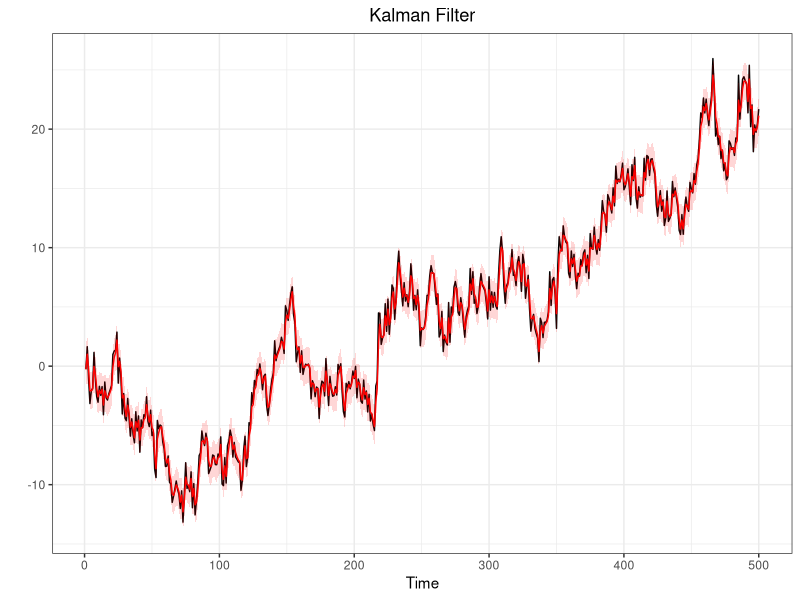

Reproduce this figure in R. (Note: this script raises an error after producing the figure.)
#@@@@@@@@@@@@@@@@@@@@##
#   SMC: FILTERING    #
#@@@@@@@@@@@@@@@@@@@@##
library(ggplot2)
q025=function(x){quantile(x,0.025)}
q975=function(x){quantile(x,0.975)}


#Generate a random walk plus noise
#---------------------------------
#n = sample dim
#sigma = obs noise variance
#tau = state noise variance
#x0 = init state

dlm.sim = function(n,sigma,tau,x0){
  x    = rep(0,n)  #state process
  y    = rep(0,n)  #obs process
  x[1] = rnorm(1,x0,tau)
  y[1] = rnorm(1,x[1],sigma)
  for (t in 2:n){
    x[t] = rnorm(1,x[t-1],tau)
    y[t] = rnorm(1,x[t],sigma)
  }
  return(list(x=x,y=y))
}

#Filtering, using data
#---------------------
#y = observed data

DLM<-function(data,sig2,tau2,m0,C0){
  n  = length(data)
  m  = rep(0,n)
  C  = rep(0,n)
  s = rep(0,n)
  S = rep(0,n)
  B  = rep(0,n-1)
  for (t in 1:n){
    if (t==1){
      a = m0
      R = C0 + tau2
    }else{
      a = m[t-1]
      R = C[t-1] + tau2
    }
    A = R/(R+sig2)
    m[t] = (1-A)*a + A*y[t]
    C[t] = A*sig2
    B[t-1] = C[t]/(C[t]+tau2)
  }
  s[n] = m[n]
  S[n] = C[n]
  for (t in (n-1):1){
    s[t] = (1-B[t])*m[t]+B[t]*s[t+1]
    S[t] = (1-B[t])*C[t]+B[t]^2*S[t+1]
  }
  return(list(m=m,C=C,s=s,S=S))
}


#Generate a random walk plus noise
#---------------------------------
n=500
tau2=1
sigma2=1
sigma=sqrt(sigma2)
tau=sqrt(tau2)
x0=0

sim<-dlm.sim(n,sigma,tau,x0)
y<-sim$y
x<-sim$x

#Kalman Filter
#-------------
m0=0
C0=100
filtval<-DLM(y,sigma2,tau2,m0,C0)
m<-filtval$m
C<-filtval$C
Low = m + qnorm(0.025)*sqrt(C)
Up = m + qnorm(0.975)*sqrt(C)

#Put everything in a data frate (for ggplot)
timeframe<-c(1:length(y))
DLM.df<-data.frame(timeframe,y,x,m,C,Low,Up)

#Plots (observetions in black and filtered states in red)
ggplot(DLM.df,aes(x=timeframe))+
  geom_line(aes(y=y))+
  geom_line(aes(y=m),col="red")+
  geom_ribbon(aes(ymin = Low, ymax = Up),
              fill="red",alpha=0.16) +
  labs(x="Time",
       y="")+
  ggtitle("Kalman Filter")+
  theme_bw()+
  theme(plot.title = element_text(hjust = 0.5))

#Sequential Importance Sampling
#------------------------------
#This function produce sequential importance samples
#for Space state model that have linear gaussian state process
#y=data
#N=n°sample produced
#m0,c0,tau and sigma specified as above
#It returns xs,ws and ess which are respectively the filtered states
#the relative weight and the effective sample size for any period.

SISfun<-function(data,N,m0,C0,tau,sigma,smooth){
  xs<-NULL
  ws<-NULL
  ess<-NULL
  x  = rnorm(N,m0,sqrt(C0))
  w  = rep(1/N,N)
  for(t in 1:length(data)){
    x    = rnorm(N,x,tau)                   #sample from N(x_{0},tau)
    w    = w*dnorm(data[t],x,sigma)         #update weight
    wnorm= w/sum(w)                         #normalized weight
    ESS  = 1/sum(wnorm^2)                   #effective sample size
    draw = sample(x,size=N,replace=T,prob=wnorm)
    xs = rbind(xs,draw)
    ws = rbind(ws,wnorm)
    ess =rbind(ess,ESS)
  }

  if(smooth){
    xb = matrix(0,n,N)
    for (j in 1:N){
      xb[n,j] = xs[n,j]
      for (t in (n-1):1){
        w = dnorm(xb[t+1,j],xs[t,],tau)
        w = w/sum(w)
        xb[t,j] = sample(xs[t,],size=1,prob=w)
      }
    }
    return(list(xs=xs,ws=ws,ess=ess,xb=xb))
  }else{}
  
    return(list(xs=xs,ws=ws,ess=ess))
}
#Nota: il SIS così costruito (Chopin-Papastiliopoluos) 
#ha problemi con i pesi infatti wnorm dopo un po di iteraioni 
#è un vettore (0,0,...,0,1) dopodichè da errore

#Sequential Importance Sampling with Resampling
#----------------------------------------------
SISRfun<-function(data,N,m0,C0,tau,sigma,smooth){
  if(missing(smooth)){smooth=F}
  ws  = NULL
  xs  = NULL
  ess = NULL
  x   = rnorm(N,m0,sqrt(C0))
  w   = rep(1/N,N)
  n   = length(data)
  for (t in 1:n){
    x1  = rnorm(N,x,tau)
    w   = dnorm(data[t],x1,sigma)
    w   = w/sum(w)
    ESS = 1/sum(w^2)
    x   = sample(x1,size=N,replace=T,prob=w)
    xs  = rbind(xs,x)
    ws  = rbind(ws,w/sum(w))
    ess = c(ess,ESS)
  }
  if(smooth){
    xb = matrix(0,n,N)
    for (j in 1:N){
      xb[n,j] = xs[n,j]
      for (t in (n-1):1){
        w = dnorm(xb[t+1,j],xs[t,],tau)
        w = w/sum(w)
        xb[t,j] = sample(xs[t,],size=1,prob=w)
      }
    }
    return(list(xs=xs,ws=ws,ess=ess,xb=xb))
  }else{}
  
  return(list(xs=xs,ws=ws,ess=ess))
}

#ESS-based Adaptive Resampling
#-----------------------------
g<-ESSARfun(y,1000,0,100,1,1)
s<-SISRfun(y,1000,0,100,1,1)
ESSARfun<-function(data,N,m0,C0,tau,sigma){
  xs<-NULL
  ws<-NULL
  ess<-NULL
  x  = rnorm(N,m0,sqrt(C0))
  w  = rep(1/N,N)
  wnorm= w/sum(w)
  ESS  = 1/sum(wnorm^2)  
  for(t in 1:length(data)){
    
    if(ESS<(N/2)){
      x  =  rnorm(N,draw,tau)
      w   = dnorm(data[t],x,sigma)
      wnorm= w/sum(w)
      draw   = sample(x,size=N,replace=T,prob=wnorm)
      xs = rbind(xs,draw)
    }else{
      x    = rnorm(N,x,tau) 
      w    = w*dnorm(data[t],x,sigma)
      wnorm= w/sum(w)
      draw = sample(x,size=N,replace=T,prob=wnorm)
      xs = rbind(xs,draw)}
    
    ESS  = 1/sum(wnorm^2)  
    ws = rbind(ws,wnorm)
    ess =rbind(ess,ESS)
  }
  return(list(xs=xs,ws=ws,ess=ess))
}

#ESS-based adaptive resampling specificato da libro Petris
#---------------------------------------------------------
BPFfun<-function(data,N,m0,C0,tau,sigma){
  xs<-NULL
  ws<-NULL
  ess<-NULL
  x  = rnorm(N,m0,sqrt(C0))
  w  = rep(1/N,N)
  for(t in 1:length(data)){
    
    x    = rnorm(N,x,tau) 
    w    = w*dnorm(data[t],x,sigma)
    wnorm= w/sum(w)
    ESS  = 1/sum(wnorm^2)  
    
    if(ESS<(N/2)){
      index<-sample(N,size=N,replace=T,prob=wnorm)
      x<-x[index]
      wnorm<-rep(1/N,N)
      
    }else{}
    
    draw   = sample(x,size=N,replace=T,prob=wnorm)
    
    xs = rbind(xs,draw)
    ws = rbind(ws,wnorm)
    ess =rbind(ess,ESS)
  }
  return(list(xs=xs,ws=ws,ess=ess))
}

#Auxiliary Particle Filter (ESS-based resampling)
#------------------------------------------------
APFfun<-function(data,N,m0,C0,tau,sigma){
  ws  = NULL
  xs  = NULL
  ess = NULL
  x   = rnorm(N,m0,sqrt(C0))
  w   = rep(1/N,N)
  for (t in 1:n){
    w0  = w*dnorm(data[t],x,sigma)
    k   = sample(1:N,size=N,replace=TRUE,prob=w0)
    x1  = rnorm(N,x[k],tau)
    lw  = dnorm(data[t],x1,sigma,log=TRUE)-dnorm(data[t],x[k],sigma,log=TRUE)
    w   = exp(lw-max(lw))
    w   = w/sum(w)
    ESS = 1/sum(w^2)
    
    if(ESS<(N/2)){
      index<-sample(N,size=N,replace=T,prob=w)
      x1<-x1[index]
      w<-rep(1/N,N)
    }else{}
    
    x   = sample(x1,size=N,replace=T,prob=w)
    xs  = rbind(xs,x)
    ws  = rbind(ws,w)
    ess = c(ess,ESS)
  }
  return(list(xs=xs,ws=ws,ess=ess))
}

#APF no ESS based resampling
#---------------------------
NAMEfun<-function(data,N,m0,C0,tau,sigma,smooth){
  if(missing(smooth)){smooth=F}
  ws  = NULL
  xs  = NULL
  ess = NULL
  x   = rnorm(N,m0,sqrt(C0))
  w   = rep(1/N,N)
  for (t in 1:n){
    w0  = w*dnorm(data[t],x,sigma)
    k   = sample(1:N,size=N,replace=TRUE,prob=w0)
    x1  = rnorm(N,x[k],tau)
    lw  = dnorm(data[t],x1,sigma,log=TRUE)-dnorm(data[t],x[k],sigma,log=TRUE)
    w   = exp(lw-max(lw))
    w   = w/sum(w)
    ESS = 1/sum(w^2)
    x   = sample(x1,size=N,replace=T,prob=w)
    xs  = rbind(xs,x)
    ws  = rbind(ws,w/sum(w))
    ess = c(ess,ESS)
  }
  
  if(smooth){
    xb = matrix(0,n,N)
    for (j in 1:N){
      xb[n,j] = xs[n,j]
      for (t in (n-1):1){
        w = dnorm(xb[t+1,j],xs[t,],tau)
        w = w/sum(w)
        xb[t,j] = sample(xs[t,],size=1,prob=w)
      }
    }
    return(list(xs=xs,ws=ws,ess=ess,xb=xb))
  }else{}
  
  return(list(xs=xs,ws=ws,ess=ess))
}

#.................................................
#Filtervalues is a function that computes the mean
#and the variance of a SISR already estimated (post estimation command)
Filtervalues<-function(fun){
  xhat<-sapply(1:n,function(i)
    weighted.mean(fun$xs[i,],fun$ws[i,]))
  sdhat<-sapply(1:n,function(i)
    sqrt(weighted.mean((fun$xs[i,]-xhat[i])^2,fun$ws[i,])))
  
  return(list(mean=xhat,sd=sdhat))
  
}
#Example of Comparison (do in GGPLOT if possible)
h<-SISRfun(y,N,m0,C0,tau,sigma)
Var<-Filtervalues(h)$var
plot(sqrt(C),type="l",ylim=c(0.4,1))
par(new=T)
plot(Var,type="l",col="red",ylim=c(0.4,1))

#Filterplot is a function similar to Filtervalues 
#returning plots of median and quantiles
Filterplot<-function(data,fun,title){
  require(ggplot2)
  mx = apply(fun$xs,1,median)
  lx = apply(fun$xs,1,q025)
  ux = apply(fun$xs,1,q975)
  
  timeframe<-c(1:length(data))
  df<-data.frame(timeframe,data,mx,lx,ux)
  
  ggplot(df,aes(x=timeframe))+
    geom_line(aes(y=data))+
    geom_line(aes(y=mx),col="red")+
    geom_ribbon(aes(ymin = lx, ymax = ux),
                fill="red",alpha=0.16) +
    labs(x="Time",
         y="")+
    ggtitle(title)+
    theme_bw()+
    theme(plot.title = element_text(hjust = 0.5))
}

Smoothplot<-function(data,fun,title){
    require(ggplot2)
    mx = apply(fun$xb,1,median)
    lx = apply(fun$xb,1,q025)
    ux = apply(fun$xb,1,q975)
    
    timeframe<-c(1:length(data))
    df<-data.frame(timeframe,data,mx,lx,ux)
    
    ggplot(df,aes(x=timeframe))+
      geom_line(aes(y=data))+
      geom_line(aes(y=mx),col="blue")+
      geom_ribbon(aes(ymin = lx, ymax = ux),
                  fill="red",alpha=0.16) +
      labs(x="Time",
           y="")+
      ggtitle(title)+
      theme_bw()+
      theme(plot.title = element_text(hjust = 0.5))
  
}


